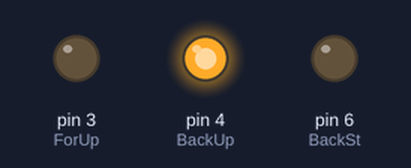
The sketch below on a simulated Arduino Uno, built with avr-gcc and run on an emulated ATmega328P. Parts: output pins drawn as LEDs (lit = HIGH). Pins used as bus, display or sensor lines are not drawn.

Above: at 0.1 s.
Timing chart, 0 to 1.6 s (numbered marks = the images above):
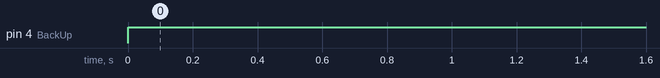

Measured:
- by itself, pin 4 (BackUp): LOW → HIGH at 0.00 s

The sketch:

VErticalActuator.ino
```cpp
int ForUp = 3;
int BackUp = 4;
int ForSt = 5;
int BackSt =6;
void setup() {
  // put your setup code here, to run once:
pinMode (ForSt,OUTPUT);
pinMode (BackSt,OUTPUT);
pinMode (ForUp,OUTPUT);
pinMode (BackUp,OUTPUT);
}
void linearUP (int t)
{
  digitalWrite (ForSt,HIGH);
  digitalWrite (BackSt,LOW);

  digitalWrite (ForUp,LOW);
  digitalWrite (BackUp,HIGH);
  delay(t);
}
void linearUPStop ()
{
  digitalWrite (ForSt,LOW);
  digitalWrite (BackSt,LOW);

}
void loop() {
  // put your main code here, to run repeatedly:
linearUP(10000);

}
```
